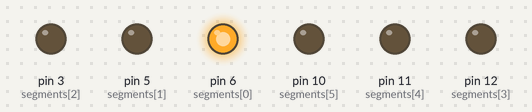
The sketch below on a simulated Arduino Uno, built with avr-gcc and run on an emulated ATmega328P. On the bench: output pins drawn as LEDs (lit = HIGH).

Above: at 0.05 s.
At 0.55 s:
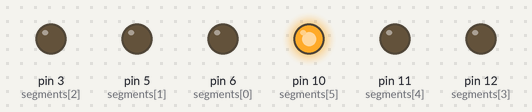
At 0.75 s:
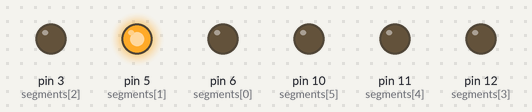
At 1.45 s:
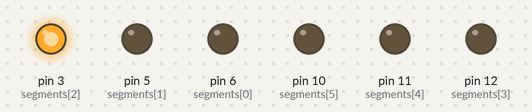
At 2.15 s:
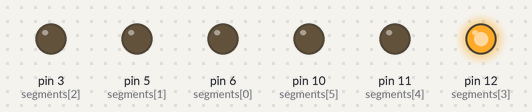
At 2.85 s:
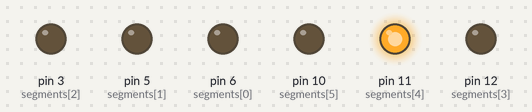
Timing chart, 0 to 3.1 s (numbered marks = the images above):
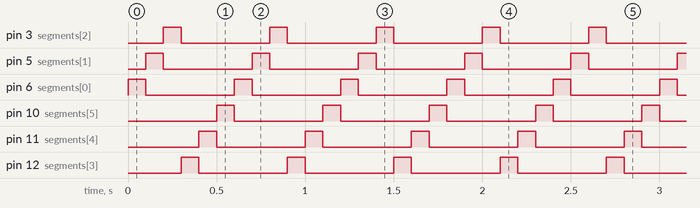

The sketch:

display_7_seg.ino
```cpp
// Array com pinos de cada segmento do digito em ordem
int segments[6] = {6, 5, 3, 12, 11, 10};
int i = 0;

// inicializa os pinos
void setup() {
  while (i < 6)
  {
    pinMode(segments[i], OUTPUT);
    i++;
  }
}

// programa => liga um led de cada vez por un segundo cada
void loop() {
  i = 0;
  while (i <= 5)
  {
    digitalWrite(segments[i], HIGH);
    delay(100);
    digitalWrite(segments[i], LOW);
    i++;
  }
}
```

Measured:
- by itself, pin 3 (segments[2]), pin 5 (segments[1]), pin 6 (segments[0]), pin 10 (segments[5]), pin 11 (segments[4]), pin 12 (segments[3]): alternates HIGH for 0.10 s and LOW for 0.50 s
- by itself, everything shown: repeats every 0.60 s, in 6 steps
